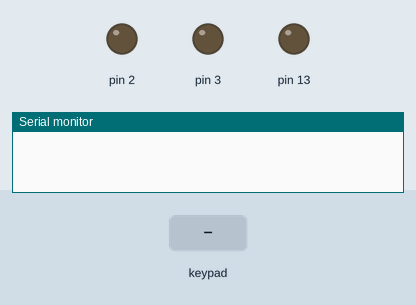
Bench run of a sketch on a simulated Arduino Uno, built with avr-gcc and run on an emulated ATmega328P. On the bench: output pins drawn as LEDs (lit = HIGH), the last lines printed to the serial monitor. Inputs (shaded band) come from the test bench.

Above: at 1.2 s.
1.3 s: keypad keys 1 2 C 4 5 * pressed 0.4 s apart
At 3.8 s:
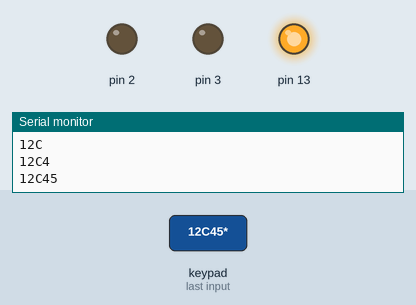
5.2 s: key '*' pressed
At 6.4 s:
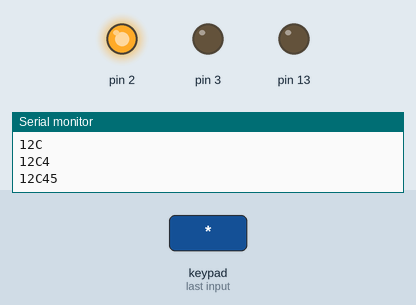
6.7 s: key '#' pressed
At 7.6 s:
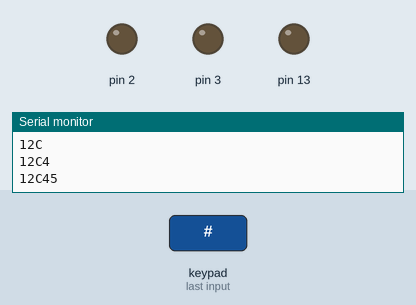
Timing chart, 0 to 9.7 s (numbered marks = the images above; inputs shaded):
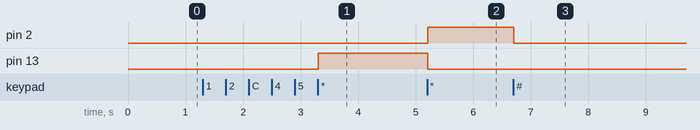

Measured:
- after the input at 1.3 s, pin 13: LOW → HIGH after 2.0 s
- after the input at 5.2 s, pin 2: LOW → HIGH at once; pin 13: HIGH → LOW at once
- after the input at 6.7 s, pin 2: HIGH → LOW at once

The sketch:

Keypadbxhb.ino
```cpp
#include <Keypad.h>
String z;
String y = "12C45";
const byte ROWS = 4;
const byte COLS = 4;
char keys[ROWS][COLS] = {
  {'1','2','3','A'},
  {'4','5','6','B'},
  {'7','8','9','C'},
  {'*','0','#','D'}
};
byte rowPins[ROWS] = {11,10, 9, 8};
byte colPins[COLS] = {7, 6, 5, 4};

Keypad keypad = Keypad(makeKeymap(keys), rowPins, colPins, ROWS, COLS );

void setup(){
  Serial.begin(9600);
  pinMode(2, OUTPUT);
  pinMode(3, OUTPUT);
  pinMode(13, OUTPUT);
}

void loop(){
  char key = keypad.getKey();

  if (key and key != '*' and key != '#'){
    z += key;
    Serial.println(z);
  }
  if (key == '*' and z == y) {
    digitalWrite(13, HIGH);
    digitalWrite(2, LOW);
    digitalWrite(3, LOW);
    z = "";

  }
  else if (key == '*' and z != y) {
    digitalWrite(13, LOW);
    digitalWrite(2, HIGH);
    digitalWrite(3, LOW);
    z = "";
  }
  if (key == '#') {
    digitalWrite(13, LOW);
    digitalWrite(2, LOW);
    digitalWrite(3, LOW);
    z = "";
  }
}
```
